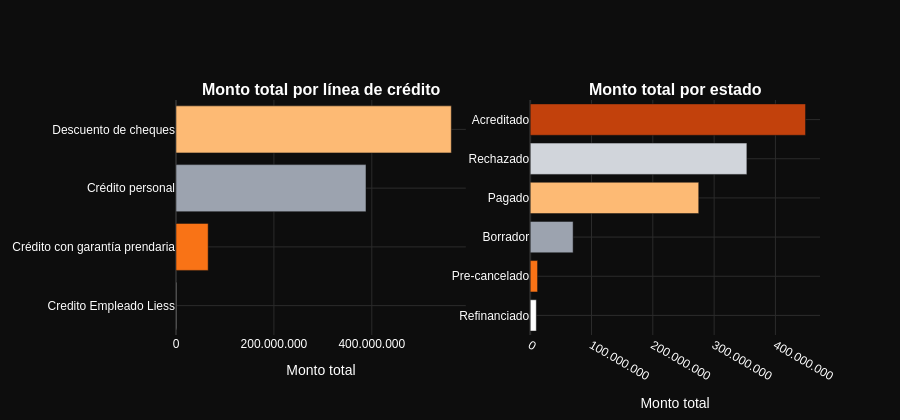

Notebook cell for this chart:
### Code cell
monto_total_linea = credito_valido.groupby("Linea de crédito")["Monto"].sum().sort_values()
monto_total_estado = credito_valido.groupby("Estado")["Monto"].sum().sort_values()

fig = make_subplots(rows=1, cols=2, subplot_titles=("Monto total por línea de crédito", "Monto total por estado"))

fig.add_trace(go.Bar(x=monto_total_linea.values, y=monto_total_linea.index, orientation="h",
                      marker_color=[PALETA_CATEGORICA[i % len(PALETA_CATEGORICA)] for i in range(len(monto_total_linea))],
                      showlegend=False, hovertemplate="%{y}: %{x:,.0f}<extra></extra>"), row=1, col=1)
fig.add_trace(go.Bar(x=monto_total_estado.values, y=monto_total_estado.index, orientation="h",
                      marker_color=[PALETA_CATEGORICA[i % len(PALETA_CATEGORICA)] for i in range(len(monto_total_estado))],
                      showlegend=False, hovertemplate="%{y}: %{x:,.0f}<extra></extra>"), row=1, col=2)

fig.update_xaxes(title_text="Monto total", tickformat=",.0f", row=1, col=1)
fig.update_xaxes(title_text="Monto total", tickformat=",.0f", row=1, col=2)
tema_oscuro(fig, height=420)
fig.show()

### Figure 1 — Plotly figure (JSON) as saved in the notebook; plotly's stock layout.template omitted (floating-point values rounded to 4 significant figures)
{"data": [{"hovertemplate": "%{y}: %{x:,.0f}<extra></extra>", "marker": {"color": ["#FFFFFF", "#F97316", "#9CA3AF", "#FDBA74"]}, "orientation": "h", "showlegend": false, "type": "bar", "x": [1200000.0, 65700000.0, 388100000.0, 562500000.0], "xaxis": "x", "y": ["Credito Empleado Liess", "Crédito con garantía prendaria", "Crédito personal", "Descuento de cheques"], "yaxis": "y"}, {"hovertemplate": "%{y}: %{x:,.0f}<extra></extra>", "marker": {"color": ["#FFFFFF", "#F97316", "#9CA3AF", "#FDBA74", "#D1D5DB", "#C2410C"]}, "orientation": "h", "showlegend": false, "type": "bar", "x": [10000000.0, 12000000.0, 70000000.0, 274900000.0, 353400000.0, 449100000.0], "xaxis": "x2", "y": ["Refinanciado", "Pre-cancelado", "Borrador", "Pagado", "Rechazado", "Acreditado"], "yaxis": "y2"}], "layout": {"annotations": [{"font": {"size": 16}, "showarrow": false, "text": "<b>Monto total por línea de crédito</b>", "x": 0.225, "xanchor": "center", "xref": "paper", "y": 1, "yanchor": "bottom", "yref": "paper"}, {"font": {"size": 16}, "showarrow": false, "text": "<b>Monto total por estado</b>", "x": 0.775, "xanchor": "center", "xref": "paper", "y": 1, "yanchor": "bottom", "yref": "paper"}], "font": {"color": "#FFFFFF", "family": "Arial"}, "height": 420, "legend": {"bgcolor": "#0D0D0D", "font": {"color": "#FFFFFF"}}, "paper_bgcolor": "#0D0D0D", "plot_bgcolor": "#0D0D0D", "separators": ",.", "title": {"font": {"color": "#FFFFFF", "family": "Arial"}}, "xaxis": {"anchor": "y", "color": "#FFFFFF", "domain": [0, 0.45], "gridcolor": "#2B2B2B", "tickformat": ",.0f", "title": {"text": "Monto total"}, "zerolinecolor": "#2B2B2B"}, "xaxis2": {"anchor": "y2", "color": "#FFFFFF", "domain": [0.55, 1], "gridcolor": "#2B2B2B", "tickformat": ",.0f", "title": {"text": "Monto total"}, "zerolinecolor": "#2B2B2B"}, "yaxis": {"anchor": "x", "color": "#FFFFFF", "domain": [0, 1], "gridcolor": "#2B2B2B", "zerolinecolor": "#2B2B2B"}, "yaxis2": {"anchor": "x2", "color": "#FFFFFF", "domain": [0, 1], "gridcolor": "#2B2B2B", "zerolinecolor": "#2B2B2B"}}}
